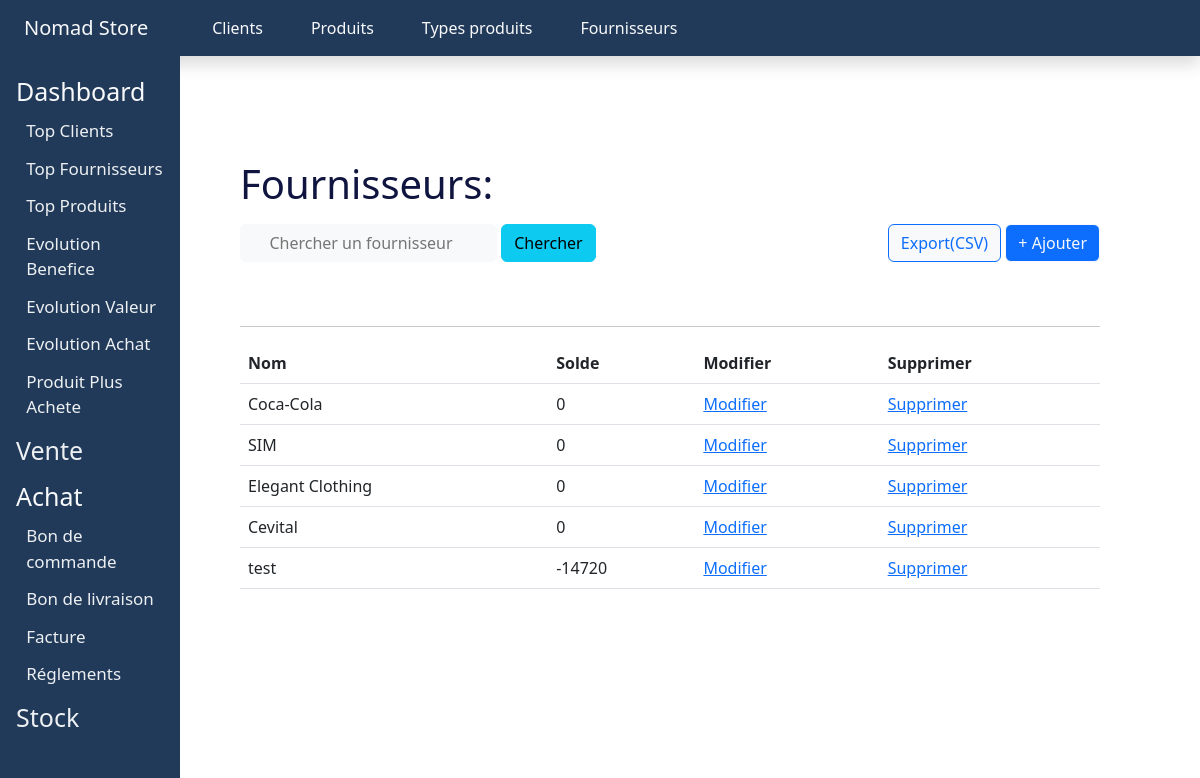
Page /fournisseurs/ on the committed database.
### application/models.py (models this page shows, shortened)
class Fournisseur(models.Model):
    Nom_Fournisseur = models.CharField(max_length=50)
    Prenom_Fournisseur = models.CharField(max_length=50)
    Adr_Fournisseur = models.CharField(max_length=50)
    Tel_Fournisseur = models.IntegerField()
    Email_Fournisseur = models.CharField(max_length=30)
    Solde_Fournisseur = models.IntegerField(default=0)

### application/views.py (the view)
# urls.py: path('fournisseurs/',views.afficher_fournisseurs , name='FournisseursList'),
def afficher_fournisseurs(request):                                                                      #Afficher les fournisseurs
    fournisseurs = Fournisseur.objects.all()
    return render(request,'liste_fournisseurs.html',{"fournisseurs":fournisseurs})

### application/templates/liste_fournisseurs.html (shortened to what this page needs)
<!DOCTYPE html>
<html>
  {%load static%}
  <head>
  </head>
  <body>
    {% include 'header.html' %}
    <section>
      <h1 class="items-list-title">Fournisseurs:</h1>
      <div class="d-flex justify-content-between pt-2 pb-5">
        <div class="d-flex justify-content-between">
          <form
            method="post"
            class="col-auto"
            action="{% url 'Chercher_fournisseur' %}"
          >
            <input
              type="search"
              class="col-auto btn btn-light"
              name="fournisseur_chercher"
              placeholder="Chercher un fournisseur"
            />
            <button class="btn btn-info col-auto" type="submit">
              Chercher
            </button>
          </form>
        </div>
        <div>
          <a class="col-auto" href="{% url 'ExpFournisseursCSV' %}">
            <button class="btn btn-outline-primary btn-light">
              Export(CSV)
            </button></a
          >
          <a
            class="col-auto col-auto-offset-9"
            href="{% url 'Ajouter_fournisseur' %}"
            ><button class="btn btn-primary btn-outline-light">
              + Ajouter
            </button></a
          >
        </div>
      </div>
      <hr />
      <table class="table">
        <thead>
          <tr>
            <th scope="col">Nom</th>
            <th scope="col">Solde</th>
            <th scope="col">Modifier</th>
            <th scope="col">Supprimer</th>
          </tr>
        </thead>
        <tbody>
          {% for fournisseur in fournisseurs %}
          <tr>
            <td>{{ fournisseur.Nom_Fournisseur }}</td>
            <td>{{ fournisseur.Solde_Fournisseur }}</td>
            <td>
              <a href="{% url 'Edit_fournisseur' fournisseur.id %}">Modifier</a>
            </td>
            <td>
              <a href="{% url 'Supp_fournisseur' fournisseur.id %}"
                >Supprimer</a
              >
            </td>
          </tr>
          {% endfor %}
        </tbody>
      </table>
    </section>
  </body>
</html>

### application/static/css/style.css (style rules this page uses)
section { background-color: #fff; height: 80vh; width: 80%; overflow-y: scroll; border-radius: 10px; position: absolute; top: 110px; right: 50px; padding: 50px; }
.items-list-title { color: #101540; }

### rows in the picture
Fournisseur: Nom_Fournisseur "Coca-Cola", Solde_Fournisseur "0"
Fournisseur: Nom_Fournisseur "SIM", Solde_Fournisseur "0"
Fournisseur: Nom_Fournisseur "Elegant Clothing", Solde_Fournisseur "0"
Fournisseur: Nom_Fournisseur "Cevital", Solde_Fournisseur "0"
Fournisseur: Nom_Fournisseur "test", Solde_Fournisseur "-14720"
